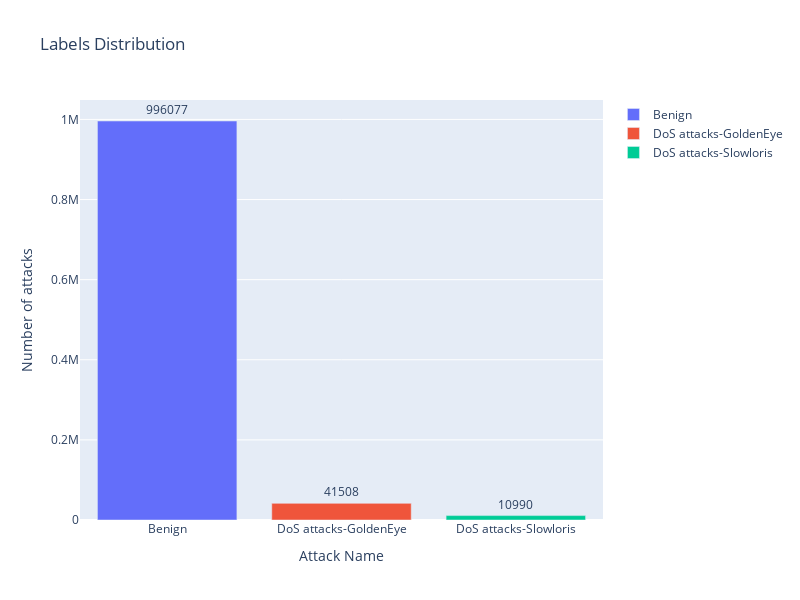

Notebook code cell kept with this figure:
### Code cell
showAttackDistribution(rawsData['Label'])

### Figure 1 — Plotly figure (JSON) as saved in the notebook; plotly's stock layout.template omitted (floating-point values rounded to 4 significant figures)
{"data": [{"name": "Benign", "orientation": "v", "text": "996077", "textposition": "outside", "type": "bar", "x": ["Benign"], "y": [996077]}, {"name": "DoS attacks-GoldenEye", "orientation": "v", "text": "41508", "textposition": "outside", "type": "bar", "x": ["DoS attacks-GoldenEye"], "y": [41508]}, {"name": "DoS attacks-Slowloris", "orientation": "v", "text": "10990", "textposition": "outside", "type": "bar", "x": ["DoS attacks-Slowloris"], "y": [10990]}], "layout": {"height": 600, "title": {"text": "Labels Distribution"}, "width": 800, "xaxis": {"title": {"text": "Attack Name"}}, "yaxis": {"title": {"text": "Number of attacks"}}}}
